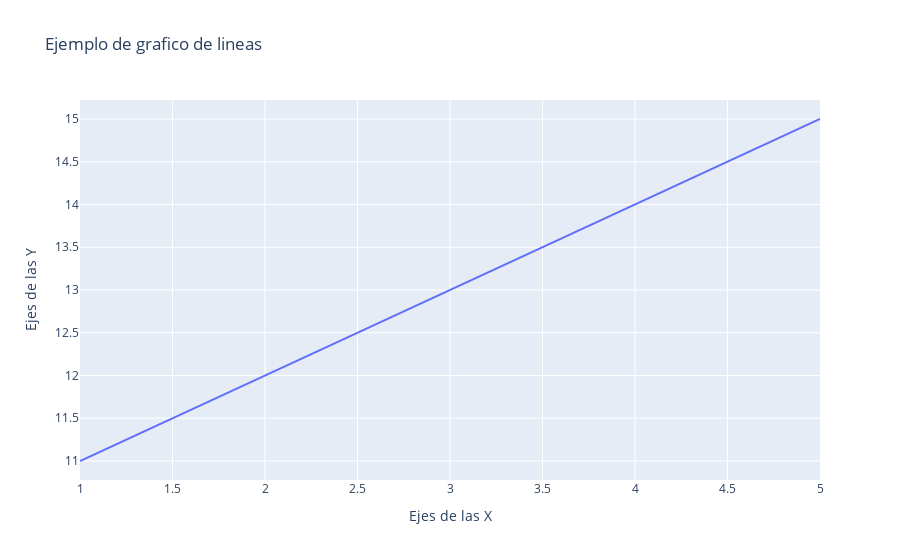

The notebook cell saved with this chart:
### Code cell
fig.update_layout(title='Ejemplo de grafico de lineas', xaxis=dict(title='Ejes de las X'), yaxis=dict(title='Ejes de las Y'))

### Figure 1 — Plotly figure (JSON) as saved in the notebook; plotly's stock layout.template omitted (floating-point values rounded to 4 significant figures)
{"data": [{"mode": "lines", "name": "Linea", "type": "scatter", "x": [1, 2, 3, 4, 5], "y": [11, 12, 13, 14, 15]}], "layout": {"title": {"text": "Ejemplo de grafico de lineas"}, "xaxis": {"title": {"text": "Ejes de las X"}}, "yaxis": {"title": {"text": "Ejes de las Y"}}}}
